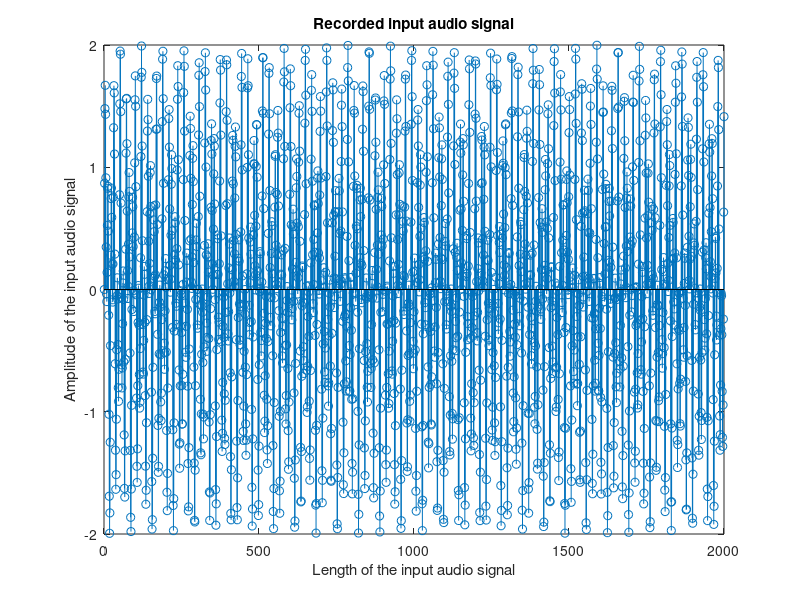
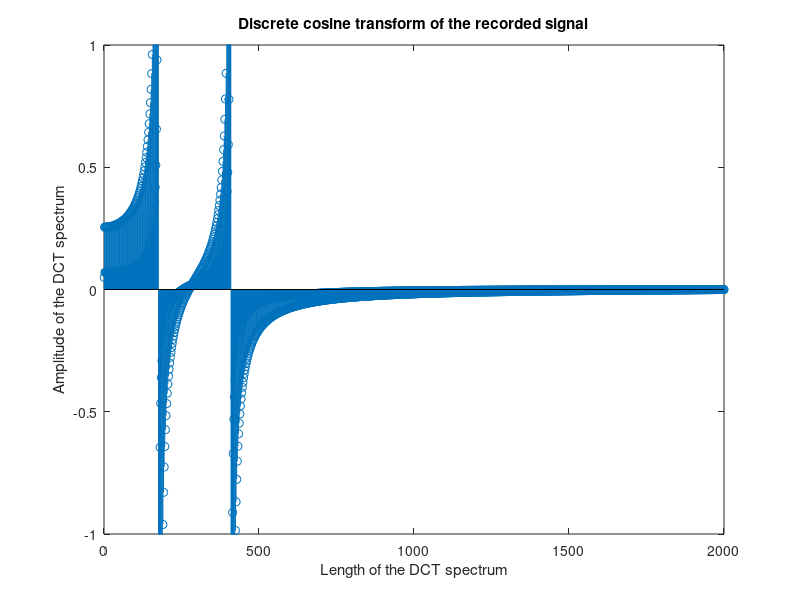

Write MATLAB code to recreate these figures, in order.
clc;
clear all;
close all;

%Fs Hz (samples per second) is the rate at the speech signal is sampled
% samples = [1,2000];
%[x,Fs] = audioread('Counting-16-44p1-mono-15secs.wav',samples);
t = linspace(0,1/8,2000); 
x = sin(1394*pi*t) + sin(3266*pi*t); 
figure(1)
stem(x)
title('Recorded input audio signal');
xlabel('Length of the input audio signal');
ylabel('Amplitude of the input audio signal');


%Discrete cosine transform of the recorded signal
a0=dct(x); % a0 is dct values
s0=a0;
figure(2)
stem(a0)
axis([0 2000 -1 1]);
title('Discrete cosine transform of the recorded signal');
xlabel('Length of the DCT spectrum');
ylabel('Amplitude of the DCT spectrum');


% Thresholding the spectrum to make it sparse
% for i=1:1:2000;
% if a0(i,1)<=0.04 && a0(i,1)>=-0.06
%  a0(i,1)=0;
% else
%  a0(i,1)=a0(i,1);
% end
% end
% a0;
% figure(3)
% stem(a0)
% axis([0 2000 -1 1]);
% title('The Threshold spectrum');
% xlabel('The length of the threshold spectrum');
% ylabel('Amplitude of the threshold spectrum'); 


% Sparsity of the spectrum(K)and Length of the signal (N)
K=800;
N=2000;


% Random measurement matrix
disp('Creating measurment matrix...');
A = randn(K,N);
Q = orth(A')';
disp('Done.');



%command to input data from the simulink
    %output = get(out.simout, 'Data')
    %stem(output)
    
    

